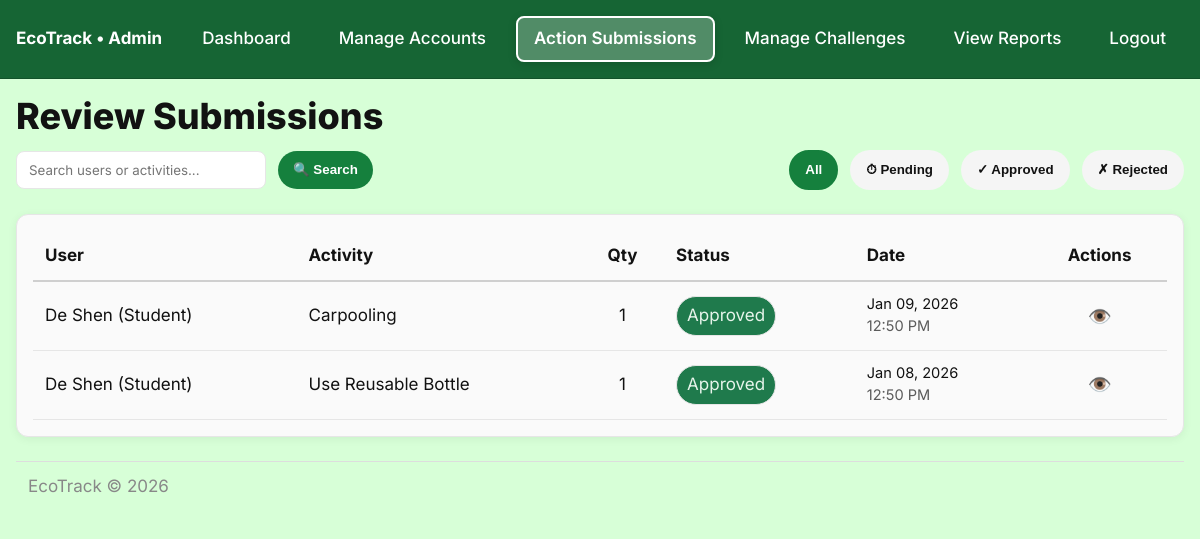
The page /pages/admin/viewSubmissions.php (signed in) on the database its author committed.
### tables this page shows
CREATE TABLE `submission_proof` (
  `proof_id` int(11) NOT NULL,
  `user_id` int(11) NOT NULL,
  `activity_id` int(11) NOT NULL,
  `challenge_id` int(11) DEFAULT NULL,
  `quantity` int(11) NOT NULL DEFAULT 1,
  `file_path` varchar(255) NOT NULL,
  `notes` text DEFAULT NULL,
  `status` enum('pending','approved','rejected') DEFAULT 'pending',
  `submitted_at` datetime DEFAULT current_timestamp()
);

CREATE TABLE `users` (
  `user_id` int(11) NOT NULL,
  `name` varchar(100) NOT NULL,
  `email` varchar(100) NOT NULL,
  `password_hash` varchar(255) NOT NULL,
  `role` enum('student','admin','organizer') DEFAULT 'student',
  `intake_code` varchar(20) DEFAULT NULL,
  `created_at` datetime DEFAULT current_timestamp()
);

CREATE TABLE `eco_activities` (
  `activity_id` int(11) NOT NULL,
  `activity_name` varchar(100) NOT NULL,
  `description` text DEFAULT NULL,
  `points_awarded` int(11) NOT NULL
);

### pages/admin/viewSubmissions.php (the view, shortened to what this page needs)
<?php
require_once __DIR__ . '/../../config/dbConnect.php';
$filter = isset($_GET['filter']) ? $_GET['filter'] : 'all';
$search = isset($_GET['search']) ? trim($_GET['search']) : '';
$where = "WHERE 1=1";
$sql = "SELECT sp.*, u.name as user_name, ea.activity_name, ea.points_awarded,
        wc.title as challenge_title, wc.bonus_points
        FROM submission_proof sp
        JOIN users u ON sp.user_id = u.user_id
        JOIN eco_activities ea ON sp.activity_id = ea.activity_id
        LEFT JOIN weekly_challenges wc ON sp.challenge_id = wc.challenge_id
        $where
        ORDER BY sp.submitted_at DESC";
$result = $conn->query($sql);
include __DIR__ . '/../../assets/adminHeader.php';
?>
<h1 class="h1">Review Submissions</h1>
<div class="action-bar">
    <div class="search-box">
        <form method="GET" style="display: flex; gap: var(--space-2);">
            <input type="search" name="search" placeholder="Search users or activities..." value="<?= htmlspecialchars($search) ?>" style="min-width: 250px;">
            <button type="submit" class="button">🔍 Search</button>
        </form>
    </div>
    <div class="filter-buttons">
        <button class="button filter-btn <?= $filter === 'all' ? 'active' : '' ?>" onclick="location.href='viewSubmissions.php'">All</button>
        <button class="button filter-btn <?= $filter === 'pending' ? 'active' : '' ?>" onclick="location.href='?filter=pending'">⏱ Pending</button>
        <button class="button filter-btn <?= $filter === 'approved' ? 'active' : '' ?>" onclick="location.href='?filter=approved'">✓ Approved</button>
        <button class="button filter-btn <?= $filter === 'rejected' ? 'active' : '' ?>" onclick="location.href='?filter=rejected'">✗ Rejected</button>
    </div>
</div>
<div class="card" style="overflow-x: auto;">
    <table style="width:100%; border-collapse: collapse;">
        <thead>
            <tr style="border-bottom: 2px solid var(--color-border-strong);">
                <th style="padding: var(--space-2); text-align: left;">User</th>
                <th style="padding: var(--space-2); text-align: left;">Activity</th>
                <th style="padding: var(--space-2); text-align: center;">Qty</th>
                <th style="padding: var(--space-2); text-align: left;">Status</th>
                <th style="padding: var(--space-2); text-align: left;">Date</th>
                <th style="padding: var(--space-2); text-align: center;">Actions</th>
            </tr>
        </thead>
        <tbody>
            <?php if ($result && $result->num_rows > 0): ?>
                <?php while ($row = $result->fetch_assoc()):
                    $statusColor = $row['status'] === 'approved' ? 'var(--color-success)' :
                                  ($row['status'] === 'rejected' ? 'var(--color-error)' : 'var(--color-warning)');
                ?>
                <tr style="border-bottom: 1px solid var(--color-border);">
                    <td style="padding: var(--space-2);"><?= htmlspecialchars($row['user_name']) ?></td>
                    <td style="padding: var(--space-2);"><?= htmlspecialchars($row['activity_name']) ?></td>
                    <td style="padding: var(--space-2); text-align: center;"><?= htmlspecialchars((string)$row['quantity']) ?></td>
                    <td style="padding: var(--space-2);">
                        <span class="badge" style="background: <?= $statusColor ?>; color: var(--color-text-on-dark);">
                            <?= htmlspecialchars(ucfirst($row['status'])) ?>
                        </span>
                    </td>
                    <td style="padding: var(--space-2); font-size: var(--fs-sm);">
                        <?= date('M d, Y', strtotime($row['submitted_at'])) ?><br>
                        <span style="color: var(--color-text-muted);"><?= date('h:i A', strtotime($row['submitted_at'])) ?></span>
                    </td>
                    <td style="padding: var(--space-2);">
                        <div class="action-icons">
                            <button onclick='viewSubmission(<?= htmlspecialchars(json_encode($row), ENT_QUOTES) ?>)' title="View Details">👁️</button>
                        </div>
                    </td>
                </tr>
                <?php endwhile; ?>
            <?php endif; ?>
        </tbody>
    </table>
</div>
<?php include __DIR__ . '/../../assets/footer.php'; ?>

### assets/css/style.css (style rules this page uses)
* { box-sizing: border-box; }
html, body { height: 100%; }
body { margin: 0; font-family: "Inter", system-ui, -apple-system, Segoe UI, Roboto, Helvetica, Arial, sans-serif; background: var(--color-bg); color: var(--color-text); text-rendering: optimizeLegibility; -webkit-font-smoothing: antialiased; -moz-osx-font-smoothing: grayscale; }
:root { --color-bg:#d7ffd7; --color-surface:#FAFAFA; --color-elevated:#F5F5F5; --color-overlay:rgba(0,0,0,0.6); --color-text:#121212; --color-text-muted:#5B5B5B; --color-text-on-dark:#E6F4EA; --color-primary:#15803D; --color-primary-strong:#166534; --color-primary-soft:#D9F2E1; --color-accent:#2C7A7B; --color-accent-soft:#D7F0F1; --color-success:#1F7A4C; --color-success-soft:#DDF5E7; --color-warning:#B7791F; --color-warning-soft:#FBE8C6; --color-error:#B91C1C; --color-error-soft:#FAD6D6; --color-info:#1E4DB7; --color-info-soft:#D9E6FB; --color-border:#E6E6E6; --color-border-strong:#CFCFCF; --color-focus:#1E90FF; --focus-ring:3px solid var(--color-focus); --header-bg:#166534; --header-text:#FFFFFF; --header-border:#13522B; --shadow-1:0 2px 10px rgba(0,0,0,0.06); --shadow-2:0 6px 24px rgba(0,0,0,0.08); --radius-lg:12px; --radius-md:10px; --radius-sm:8px; --space-1:8px; --space-2:12px; --space-3:16px; --space-4:24px; --space-5:32px; --space-6:48px; --btn-bg:var(--color-primary); --btn-text:#FFFFFF; --btn-bg-hover:#0F6A31; --btn-bg-active:#0C5A29; --btn-border:transparent; --link:var(--color-accent); --link-hover:#205F61; --card-bg:var(--color-surface); --card-border:var(--color-border); --input-bg:#FFFFFF; --input-text:var(--color-text); --input-border:var(--color-border); --input-border-focus:#6FB1FF; --badge-bg:var(--color-primary-soft); --badge-text:#0E3A20; }
:root { --lh-tight:1.2; --lh-snug:1.35; --lh-normal:1.5; --lh-relaxed:1.7; --fs-xs: clamp(0.75rem, 0.72rem + 0.1vw, 0.82rem); --fs-sm: clamp(0.85rem, 0.80rem + 0.15vw, 0.95rem); --fs-base: clamp(0.95rem, 0.90rem + 0.25vw, 1.0625rem); --fs-lg: clamp(1.0625rem, 1rem + 0.35vw, 1.25rem); --fs-xl: clamp(1.25rem, 1.15rem + 0.5vw, 1.5rem); --fs-2xl: clamp(1.5rem, 1.3rem + 0.8vw, 1.875rem); --fs-3xl: clamp(1.875rem, 1.55rem + 1.1vw, 2.25rem); --fs-4xl: clamp(2.25rem, 1.85rem + 1.4vw, 2.75rem); }
body { font-size: var(--fs-base); line-height: var(--lh-normal); }
h1, .h1 { font-size: var(--fs-3xl); line-height: var(--lh-tight); font-weight: 800; margin: 0 0 var(--space-2); }
.card { background: var(--card-bg); border: 1px solid var(--card-border); border-radius: var(--radius-lg); box-shadow: var(--shadow-1); padding: var(--space-3); }
.button { display: inline-flex; align-items: center; gap: 8px; background: var(--btn-bg); color: var(--btn-text); border: 1px solid var(--btn-border); padding: 10px 14px; border-radius: 999px; font-weight: 600; cursor: pointer; transition: all 0.3s ease; }
input, select, textarea { background: var(--input-bg); color: var(--input-text); border: 1px solid var(--input-border); border-radius: var(--radius-sm); padding: 10px 12px; font-family: inherit; }
.badge { display: inline-flex; align-items: center; gap: 6px; background: var(--badge-bg); color: var(--badge-text); padding: 6px 10px; border-radius: 999px; border: 1px solid var(--color-border); }

### pages/admin/viewSubmissions.php (style rules this page uses)
.action-bar { display: flex; justify-content: space-between; align-items: center; gap: var(--space-3); margin-bottom: var(--space-4); flex-wrap: wrap; }
.filter-buttons { display: flex; gap: var(--space-2); flex-wrap: wrap; }
.filter-btn { background: var(--color-elevated); color: var(--color-text); border: 2px solid transparent; transition: all 0.3s ease; }
.filter-btn.active { background: var(--color-primary); color: var(--btn-text); border-color: var(--color-primary); }
.action-icons { display: flex; gap: var(--space-1); justify-content: center; }
.action-icons button { background: none; border: none; font-size: 1.2rem; cursor: pointer; padding: 4px 8px; border-radius: var(--radius-sm); transition: all 0.2s; }

### rows shown on the page
submission_proof: user.name "De Shen (Student)", activity.activity_name "Carpooling", quantity "1", status "Approved", submitted_at "Jan 09, 2026", submitted_at "12:50 PM"
submission_proof: user.name "De Shen (Student)", activity.activity_name "Use Reusable Bottle", quantity "1", status "Approved", submitted_at "Jan 08, 2026", submitted_at "12:50 PM"
